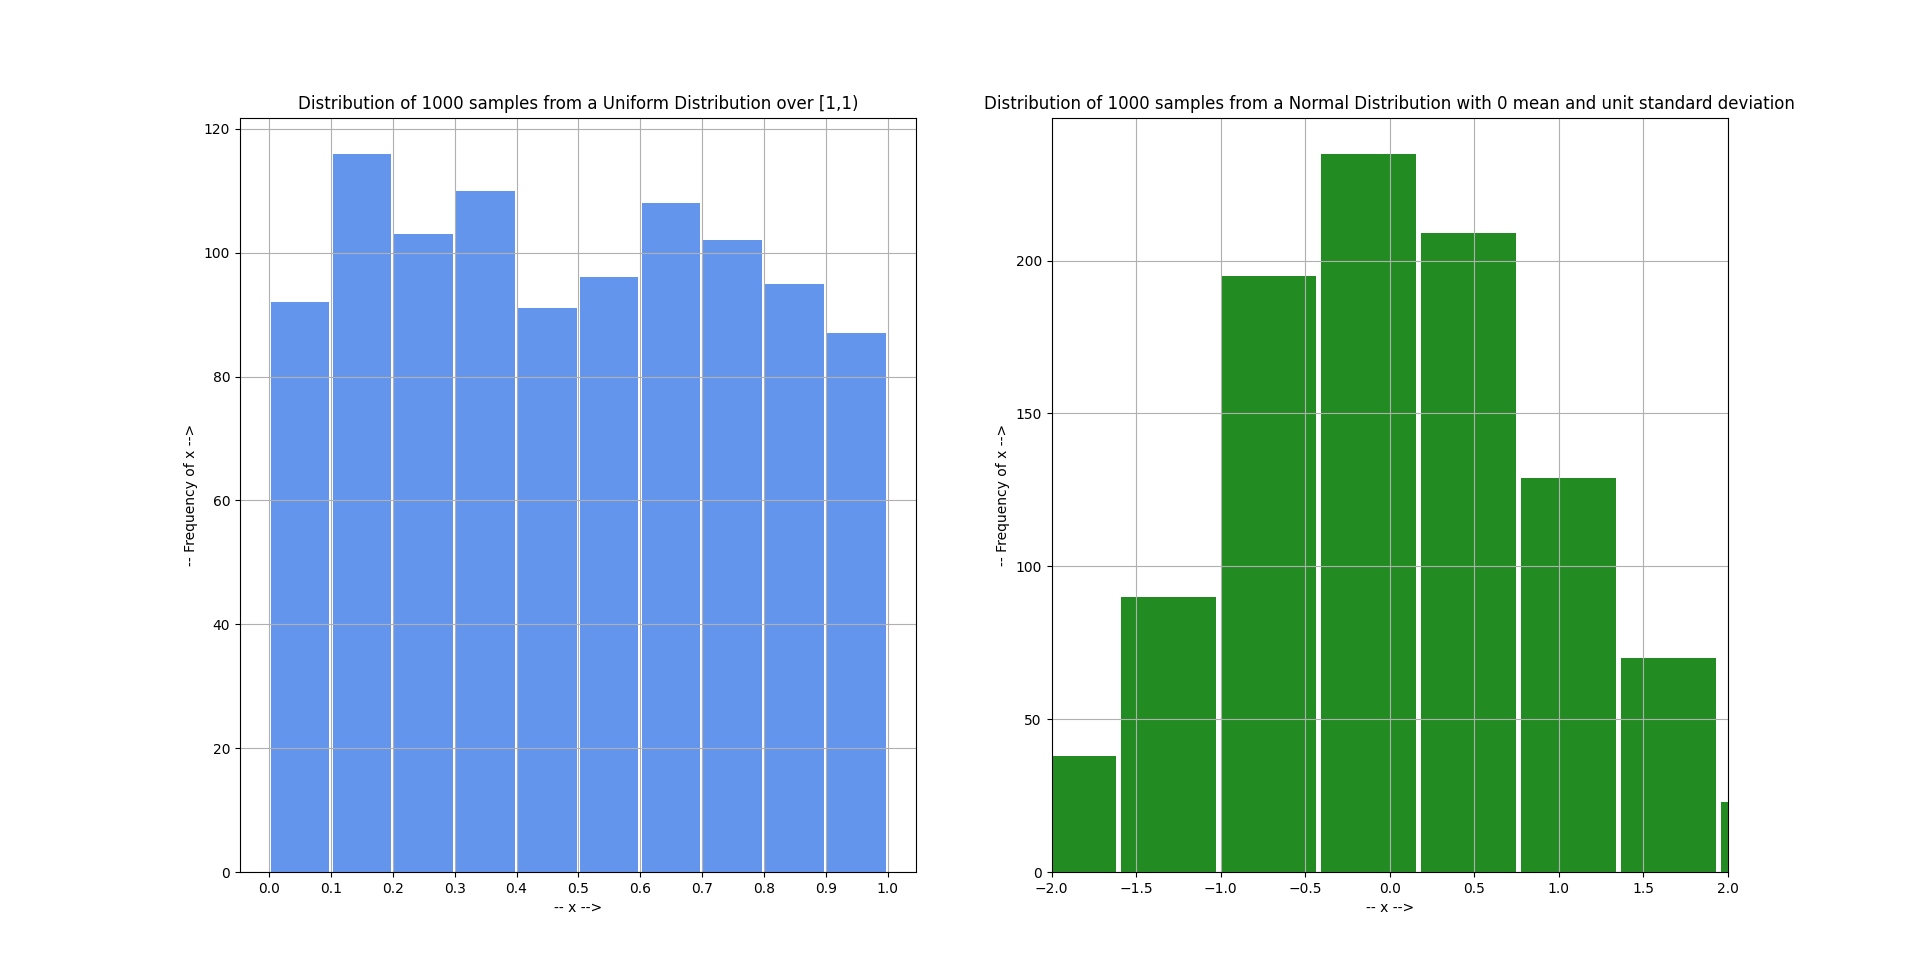

Write Python code to recreate this figure.
# Program to plot histograms with randomly generated data

import numpy as np
import matplotlib.pyplot as plt

def main() :
    # Defines necessary variables and plots the required histograms
    uniform=np.random.rand(1000)
    normal=np.random.normal(0.0,1.0,1000)

    fig,ax=plt.subplots(1,2)

    ax[0].hist(uniform,rwidth=0.95,color='cornflowerblue')
    ax[0].grid()
    ax[0].set_xlabel('-- x -->')
    ax[0].set_xticks(np.arange(0.0,1.1,0.1))
    ax[0].set_ylabel('-- Frequency of x -->')
    ax[0].set_title('Distribution of 1000 samples from a Uniform Distribution over [1,1)')

    ax[1].hist(normal,rwidth=0.95,color='forestgreen')
    ax[1].grid()
    ax[1].set_xlabel('-- x -->')
    ax[1].set_xlim([-2.0,2.0])
    ax[1].set_ylabel('-- Frequency of x -->')
    ax[1].set_title('Distribution of 1000 samples from a Normal Distribution with 0 mean and unit standard deviation')

    plt.show()

if __name__=="__main__" :
    main()
